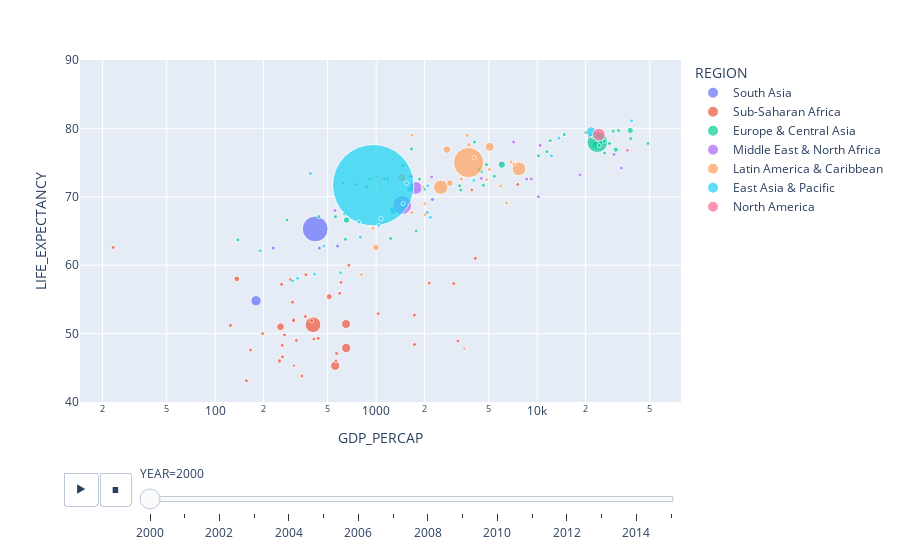

Here is the notebook cell this chart was saved with:
### Code cell
fig = px.scatter(life_df, x="GDP_PERCAP", y="LIFE_EXPECTANCY", size="POPULATION", color="REGION", animation_frame="YEAR",
           hover_name="COUNTRY", log_x=True, size_max=60, range_y=[40,90])
fig.show()

### Figure 1 — Plotly figure (JSON) as saved in the notebook; plotly's stock layout.template omitted (floating-point values rounded to 4 significant figures)
{"data": [{"hovertemplate": "<b>%{hovertext}</b><br><br>REGION=South Asia<br>YEAR=2000<br>GDP_PERCAP=%{x}<br>LIFE_EXPECTANCY=%{y}<br>POPULATION=%{marker.size}<extra></extra>", "hovertext": ["Afghanistan", "Bangladesh", "Bhutan", "India", "Sri Lanka", "Maldives", "Nepal", "Pakistan"], "legendgroup": "South Asia", "marker": {"color": "#636efa", "size": [20779953, 127657854, 591021, 3213972, 3213972, 3213972, 3213972, 3213972], "sizemode": "area", "sizeref": 380900.0, "symbol": "circle"}, "mode": "markers", "name": "South Asia", "orientation": "v", "showlegend": true, "type": "scatter", "x": [179.4, 418.1, 718.2, 443.3, 869.7, 2235.0, 229.5, 576.2], "xaxis": "x", "y": [54.8, 65.3, 62, 62.5, 71.5, 69.6, 62.5, 62.8], "yaxis": "y"}, {"hovertemplate": "<b>%{hovertext}</b><br><br>REGION=Sub-Saharan Africa<br>YEAR=2000<br>GDP_PERCAP=%{x}<br>LIFE_EXPECTANCY=%{y}<br>POPULATION=%{marker.size}<extra></extra>", "hovertext": ["Angola", "Burundi", "Benin", "Burkina Faso", "Botswana", "Central African Republic", "C?te d'Ivoire", "Cameroon", "Congo, Dem. Rep.", "Congo, Rep.", "Comoros", "Cabo Verde", "Eritrea", "Ethiopia", "Gabon", "Ghana", "Guinea", "Gambia", "Guinea-Bissau", "Equatorial Guinea", "Kenya", "Liberia", "Lesotho", "Madagascar", "Mali", "Mozambique", "Mauritania", "Mauritius", "Malawi", "Namibia", "Niger", "Nigeria", "Rwanda", "Sudan", "Senegal", "Sierra Leone", "South Sudan", "Sao Tome and Principe", "Eswatini", "Seychelles", "Chad", "Togo", "Tanzania", "Uganda", "South Africa", "Zambia", "Zimbabwe"], "legendgroup": "Sub-Saharan Africa", "marker": {"color": "#EF553B", "size": [16395473, 6378871, 6865951, 11607942, 1643334, 3640427, 16454668, 15513945, 47105826, 3127411, 542357, 428188, 2292416, 3213972, 3213972, 3213972, 3213972, 3213972, 3213972, 3213972, 3213972, 3213972, 3213972, 3213972, 3213972, 3213972, 3213972, 3213972, 3213972, 3213972, 3213972, 3213972, 3213972, 3213972, 3213972, 3213972, 3213972, 3213972, 3213972, 3213972, 3213972, 3213972, 3213972, 3213972, 3213972, 3213972, 3213972], "sizemode": "area", "sizeref": 380900.0, "symbol": "circle"}, "mode": "markers", "name": "Sub-Saharan Africa", "orientation": "v", "showlegend": true, "type": "scatter", "x": [556.8, 136.5, 511.4, 254.7, 3522.0, 251.2, 651.3, 650.0, 405.2, 1030.0, 645.8, 1259.0, 308.1, 124.5, 4126.0, 258.5, 363.5, 594.2, 308.1, 1726.0, 397.5, 306.8, 436.5, 293.6, 269.9, 319.4, 676.6, 3929.0, 156.4, 2136.0, 197.3, 567.9, 260.8, 366.2, 604.7, 138.7, 3220.0, 23.22, 1729.0, 7579.0, 165.8, 302.2, 411.0, 261.9, 3032.0, 345.7, 563.1], "xaxis": "x", "y": [45.3, 58, 55.4, 51, 47.8, 46, 47.9, 51.4, 51.3, 52.9, 59.5, 69.9, 45.3, 51.2, 61, 57.2, 52.5, 55.9, 52.1, 52.7, 51.9, 51.9, 49.3, 57.9, 49.8, 49, 60, 71, 43.1, 57.4, 50, 47.1, 48.3, 58.6, 57.5, 39, 48.9, 62.6, 48.4, 71.8, 47.6, 54.6, 49.2, 46.6, 57.3, 43.8, 46], "yaxis": "y"}, {"hovertemplate": "<b>%{hovertext}</b><br><br>REGION=Europe & Central Asia<br>YEAR=2000<br>GDP_PERCAP=%{x}<br>LIFE_EXPECTANCY=%{y}<br>POPULATION=%{marker.size}<extra></extra>", "hovertext": ["Albania", "Armenia", "Austria", "Azerbaijan", "Belgium", "Bulgaria", "Bosnia and Herzegovina", "Belarus", "Switzerland", "Cyprus", "Czech Republic", "Germany", "Denmark", "Spain", "Estonia", "Finland", "France", "United Kingdom", "Georgia", "Greece", "Croatia", "Hungary", "Ireland", "Iceland", "Italy", "Kazakhstan", "Kyrgyzstan", "Lithuania", "Luxembourg", "Latvia", "Moldova", "North Macedonia", "Montenegro", "Netherlands", "Norway", "Poland", "Portugal", "Romania", "Russian Federation", "Serbia", "Slovakia", "Slovenia", "Sweden", "Tajikistan", "Turkmenistan", "Turkey", "Ukraine", "Uzbekistan"], "legendgroup": "Europe & Central Asia", "marker": {"color": "#00cc96", "size": [3089027, 3069591, 8011566, 8048600, 10251250, 8170172, 3751176, 9979610, 7184250, 943290, 10255063, 82211508, 5339616, 3213972, 3213972, 3213972, 3213972, 3213972, 3213972, 3213972, 3213972, 3213972, 3213972, 3213972, 3213972, 3213972, 3213972, 3213972, 3213972, 3213972, 3213972, 3213972, 3213972, 3213972, 3213972, 3213972, 3213972, 3213972, 3213972, 3213972, 3213972, 3213972, 3213972, 3213972, 3213972, 3213972, 3213972, 3213972], "sizemode": "area", "sizeref": 380900.0, "symbol": "circle"}, "mode": "markers", "name": "Europe & Central Asia", "orientation": "v", "showlegend": true, "type": "scatter", "x": [1127.0, 622.7, 24560.0, 655.1, 23040.0, 1621.0, 1468.0, 1276.0, 37870.0, 14390.0, 6029.0, 23640.0, 30740.0, 14710.0, 4076.0, 24290.0, 22360.0, 28150.0, 749.9, 12040.0, 4842.0, 4624.0, 26240.0, 32020.0, 20090.0, 1229.0, 279.6, 3293.0, 48740.0, 3358.0, 440.7, 1854.0, 1627.0, 26150.0, 38130.0, 4501.0, 11500.0, 1660.0, 1772.0, 914.8, 5413.0, 10200.0, 29620.0, 138.4, 643.2, 4337.0, 635.7, 558.2], "xaxis": "x", "y": [72.6, 72, 78.1, 66.6, 77.6, 71.1, 74.6, 68, 79.7, 78.1, 74.7, 78, 76.9, 79.1, 78, 77.5, 78.8, 77.8, 71.8, 78.2, 74.7, 71.7, 76.4, 79.7, 79.4, 63.9, 66.6, 71.6, 77.8, 71, 67.1, 72.6, 73, 78.1, 78.5, 73.7, 76.6, 77, 65, 72.6, 73, 76, 79.6, 63.7, 63.8, 74, 67.5, 67.1], "yaxis": "y"}, {"hovertemplate": "<b>%{hovertext}</b><br><br>REGION=Middle East & North Africa<br>YEAR=2000<br>GDP_PERCAP=%{x}<br>LIFE_EXPECTANCY=%{y}<br>POPULATION=%{marker.size}<extra></extra>", "hovertext": ["United Arab Emirates", "Bahrain", "Djibouti", "Algeria", "Egypt", "Iran, Islamic Rep.", "Iraq", "Israel", "Jordan", "Kuwait", "Lebanon", "Libya", "Morocco", "Malta", "Oman", "Qatar", "Saudi Arabia", "Syrian Arab Republic", "Tunisia", "Yemen"], "legendgroup": "Middle East & North Africa", "marker": {"color": "#ab63fa", "size": [3134062, 664611, 717584, 31042235, 68831561, 3213972, 3213972, 3213972, 3213972, 3213972, 3213972, 3213972, 3213972, 3213972, 3213972, 3213972, 3213972, 3213972, 3213972, 3213972], "sizemode": "area", "sizeref": 380900.0, "symbol": "circle"}, "mode": "markers", "name": "Middle East & North Africa", "orientation": "v", "showlegend": true, "type": "scatter", "x": [33290.0, 13640.0, 768.2, 1765.0, 1450.0, 1670.0, 10180.0, 21040.0, 1652.0, 18440.0, 4492.0, 7143.0, 1335.0, 10430.0, 8601.0, 29980.0, 9171.0, 1178.0, 2212.0, 554.4], "xaxis": "x", "y": [74.2, 74.5, 57.4, 71.3, 68.8, 73, 70, 78.9, 71.7, 73.2, 72.7, 78, 68.6, 77.5, 72.6, 76.2, 72.6, 72.6, 72.9, 68], "yaxis": "y"}, {"hovertemplate": "<b>%{hovertext}</b><br><br>REGION=Latin America & Caribbean<br>YEAR=2000<br>GDP_PERCAP=%{x}<br>LIFE_EXPECTANCY=%{y}<br>POPULATION=%{marker.size}<extra></extra>", "hovertext": ["Argentina", "Antigua and Barbuda", "Bahamas", "Belize", "Bolivia", "Brazil", "Barbados", "Chile", "Colombia", "Costa Rica", "Cuba", "Dominican Republic", "Ecuador", "Grenada", "Guatemala", "Guyana", "Honduras", "Haiti", "Jamaica", "St. Lucia", "Mexico", "Nicaragua", "Panama", "Peru", "Paraguay", "El Salvador", "Suriname", "Trinidad and Tobago", "Uruguay", "St. Vincent and the Grenadines", "Venezuela, RB"], "legendgroup": "Latin America & Caribbean", "marker": {"color": "#FFA15A", "size": [36870787, 76016, 298051, 247315, 8418264, 174790340, 271515, 15342353, 39629965, 3962372, 11126430, 8471321, 12681123, 3213972, 3213972, 3213972, 3213972, 3213972, 3213972, 3213972, 3213972, 3213972, 3213972, 3213972, 3213972, 3213972, 3213972, 3213972, 3213972, 3213972, 3213972], "sizemode": "area", "sizeref": 380900.0, "symbol": "circle"}, "mode": "markers", "name": "Latin America & Caribbean", "orientation": "v", "showlegend": true, "type": "scatter", "x": [7708.0, 10870.0, 27100.0, 3364.0, 997.6, 3750.0, 11270.0, 5075.0, 2520.0, 3773.0, 2747.0, 2869.0, 1445.0, 5057.0, 1664.0, 954.4, 1080.0, 811.5, 3385.0, 5950.0, 7158.0, 1008.0, 4060.0, 1956.0, 1664.0, 2002.0, 2012.0, 6435.0, 6875.0, 3676.0, 4842.0], "xaxis": "x", "y": [74.1, 73.6, 72.6, 68.3, 62.6, 75, 73.3, 77.3, 71.4, 77.6, 76.9, 72, 72.8, 74, 67.7, 65.4, 71, 58.6, 72.6, 71.6, 74.8, 73, 75.7, 71.4, 79, 69, 67.4, 69.1, 75.1, 79, 72.5], "yaxis": "y"}, {"hovertemplate": "<b>%{hovertext}</b><br><br>REGION=East Asia & Pacific<br>YEAR=2000<br>GDP_PERCAP=%{x}<br>LIFE_EXPECTANCY=%{y}<br>POPULATION=%{marker.size}<extra></extra>", "hovertext": ["Australia", "Brunei Darussalam", "China", "Fiji", "Micronesia, Fed. Sts.", "Indonesia", "Japan", "Cambodia", "Kiribati", "Korea, Rep.", "Lao PDR", "Myanmar", "Mongolia", "Malaysia", "New Zealand", "Philippines", "Papua New Guinea", "Singapore", "Solomon Islands", "Thailand", "Timor-Leste", "Tonga", "Vietnam", "Vanuatu", "Samoa"], "legendgroup": "East Asia & Pacific", "marker": {"color": "#19d3f3", "size": [19153000, 333165, 1262645000, 3213972, 3213972, 3213972, 3213972, 3213972, 3213972, 3213972, 3213972, 3213972, 3213972, 3213972, 3213972, 3213972, 3213972, 3213972, 3213972, 3213972, 3213972, 3213972, 3213972, 3213972, 3213972], "sizemode": "area", "sizeref": 380900.0, "symbol": "circle"}, "mode": "markers", "name": "East Asia & Pacific", "orientation": "v", "showlegend": true, "type": "scatter", "x": [21680.0, 18010.0, 959.4, 2077.0, 2172.0, 780.2, 38530.0, 302.6, 796.9, 12260.0, 325.2, 190.6, 474.2, 4044.0, 13640.0, 1073.0, 602.2, 23850.0, 1040.0, 2008.0, 415.1, 2091.0, 390.1, 1471.0, 1542.0], "xaxis": "x", "y": [79.5, 74.4, 71.7, 67.7, 67, 66.3, 81.1, 57.7, 64.1, 76, 58.1, 62.1, 62.8, 72.4, 78.6, 66.8, 58.9, 78.3, 65.8, 71.1, 58.7, 71.6, 73.4, 69, 72], "yaxis": "y"}, {"hovertemplate": "<b>%{hovertext}</b><br><br>REGION=North America<br>YEAR=2000<br>GDP_PERCAP=%{x}<br>LIFE_EXPECTANCY=%{y}<br>POPULATION=%{marker.size}<extra></extra>", "hovertext": ["Canada", "United States"], "legendgroup": "North America", "marker": {"color": "#FF6692", "size": [30685730, 3213972], "sizemode": "area", "sizeref": 380900.0, "symbol": "circle"}, "mode": "markers", "name": "North America", "orientation": "v", "showlegend": true, "type": "scatter", "x": [24190.0, 36330.0], "xaxis": "x", "y": [79.1, 76.8], "yaxis": "y"}], "layout": {"legend": {"itemsizing": "constant", "title": {"text": "REGION"}, "tracegroupgap": 0}, "margin": {"t": 60}, "sliders": [{"active": 0, "currentvalue": {"prefix": "YEAR="}, "len": 0.9, "pad": {"b": 10, "t": 60}, "steps": [{"args": [["2000"], {"frame": {"duration": 0, "redraw": false}, "fromcurrent": true, "mode": "immediate", "transition": {"duration": 0, "easing": "linear"}}], "label": "2000", "method": "animate"}, {"args": [["2001"], {"frame": {"duration": 0, "redraw": false}, "fromcurrent": true, "mode": "immediate", "transition": {"duration": 0, "easing": "linear"}}], "label": "2001", "method": "animate"}, {"args": [["2002"], {"frame": {"duration": 0, "redraw": false}, "fromcurrent": true, "mode": "immediate", "transition": {"duration": 0, "easing": "linear"}}], "label": "2002", "method": "animate"}, {"args": [["2003"], {"frame": {"duration": 0, "redraw": false}, "fromcurrent": true, "mode": "immediate", "transition": {"duration": 0, "easing": "linear"}}], "label": "2003", "method": "animate"}, {"args": [["2004"], {"frame": {"duration": 0, "redraw": false}, "fromcurrent": true, "mode": "immediate", "transition": {"duration": 0, "easing": "linear"}}], "label": "2004", "method": "animate"}, {"args": [["2005"], {"frame": {"duration": 0, "redraw": false}, "fromcurrent": true, "mode": "immediate", "transition": {"duration": 0, "easing": "linear"}}], "label": "2005", "method": "animate"}, {"args": [["2006"], {"frame": {"duration": 0, "redraw": false}, "fromcurrent": true, "mode": "immediate", "transition": {"duration": 0, "easing": "linear"}}], "label": "2006", "method": "animate"}, {"args": [["2007"], {"frame": {"duration": 0, "redraw": false}, "fromcurrent": true, "mode": "immediate", "transition": {"duration": 0, "easing": "linear"}}], "label": "2007", "method": "animate"}, {"args": [["2008"], {"frame": {"duration": 0, "redraw": false}, "fromcurrent": true, "mode": "immediate", "transition": {"duration": 0, "easing": "linear"}}], "label": "2008", "method": "animate"}, {"args": [["2009"], {"frame": {"duration": 0, "redraw": false}, "fromcurrent": true, "mode": "immediate", "transition": {"duration": 0, "easing": "linear"}}], "label": "2009", "method": "animate"}, {"args": [["2010"], {"frame": {"duration": 0, "redraw": false}, "fromcurrent": true, "mode": "immediate", "transition": {"duration": 0, "easing": "linear"}}], "label": "2010", "method": "animate"}, {"args": [["2011"], {"frame": {"duration": 0, "redraw": false}, "fromcurrent": true, "mode": "immediate", "transition": {"duration": 0, "easing": "linear"}}], "label": "2011", "method": "animate"}, {"args": [["2012"], {"frame": {"duration": 0, "redraw": false}, "fromcurrent": true, "mode": "immediate", "transition": {"duration": 0, "easing": "linear"}}], "label": "2012", "method": "animate"}, {"args": [["2013"], {"frame": {"duration": 0, "redraw": false}, "fromcurrent": true, "mode": "immediate", "transition": {"duration": 0, "easing": "linear"}}], "label": "2013", "method": "animate"}, {"args": [["2014"], {"frame": {"duration": 0, "redraw": false}, "fromcurrent": true, "mode": "immediate", "transition": {"duration": 0, "easing": "linear"}}], "label": "2014", "method": "animate"}, {"args": [["2015"], {"frame": {"duration": 0, "redraw": false}, "fromcurrent": true, "mode": "immediate", "transition": {"duration": 0, "easing": "linear"}}], "label": "2015", "method": "animate"}], "x": 0.1, "xanchor": "left", "y": 0, "yanchor": "top"}], "updatemenus": [{"buttons": [{"args": [null, {"frame": {"duration": 500, "redraw": false}, "fromcurrent": true, "mode": "immediate", "transition": {"duration": 500, "easing": "linear"}}], "label": "&#9654;", "method": "animate"}, {"args": [[null], {"frame": {"duration": 0, "redraw": false}, "fromcurrent": true, "mode": "immediate", "transition": {"duration": 0, "easing": "linear"}}], "label": "&#9724;", "method": "animate"}], "direction": "left", "pad": {"r": 10, "t": 70}, "showactive": false, "type": "buttons", "x": 0.1, "xanchor": "right", "y": 0, "yanchor": "top"}], "xaxis": {"anchor": "y", "domain": [0, 1], "title": {"text": "GDP_PERCAP"}, "type": "log"}, "yaxis": {"anchor": "x", "domain": [0, 1], "range": [40, 90], "title": {"text": "LIFE_EXPECTANCY"}}}}
